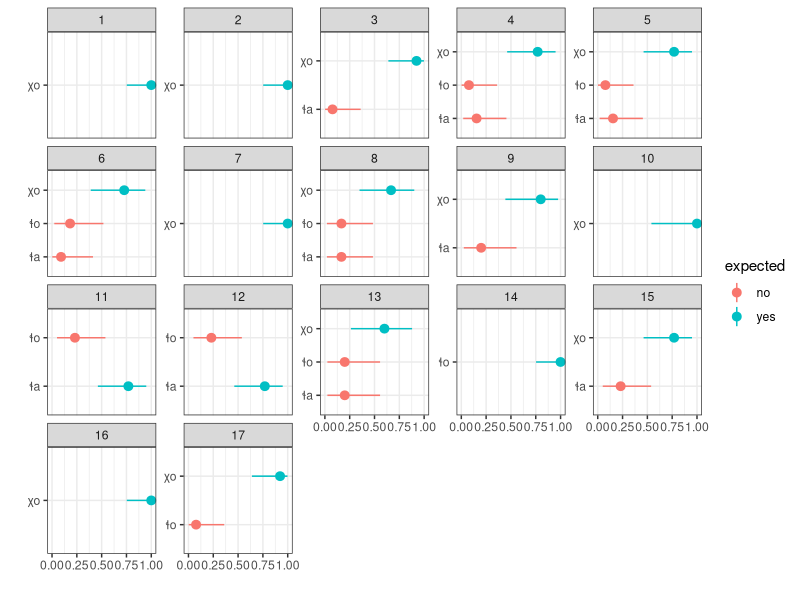
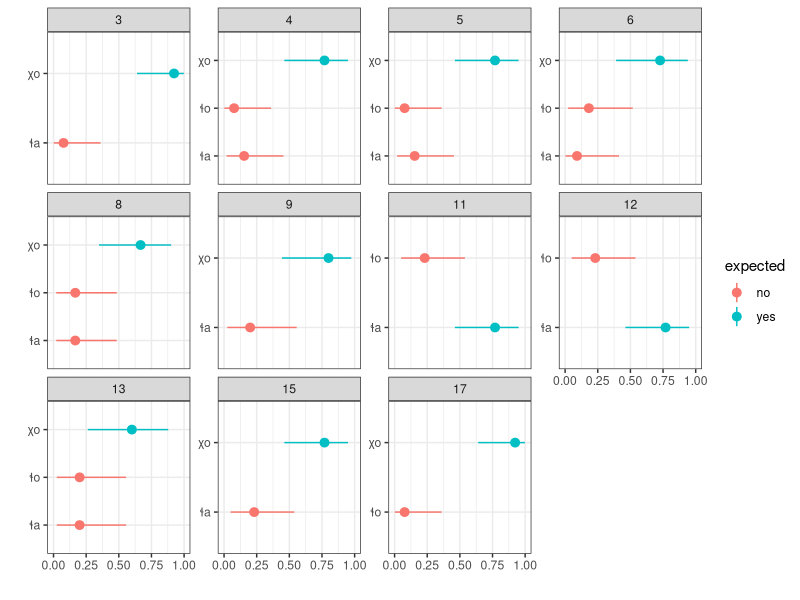

These figures' R source, in order:


# Packages and data -------------------------------------------------------

library(tidyverse)

setwd("~/Git/2019sle_ordinals/")

ord <- read_tsv("data/ord.csv")



# Regular counts ----------------------------------------------------------

table(ord$exp)

unexp <- ord %>%
  filter(exp == "unexp")

unique(unexp$stimulus_nr)
unique(unexp$sp_code)


# Confidence intervals ----------------------------------------------------


count <- ord %>%
  group_by(stimulus_nr, var) %>% 
  summarise(total = n())

# (omdat ik dit niet normaal automatisch kan doen)
write.csv(count, "count.csv")


# Load data for confidence intervals

ord_ci <- read_tsv("data/for_ci.csv")

ord_ci <- ord_ci[complete.cases(ord_ci$var),]

tibble(q_id = ord_ci$stimulus_nr,
       v_id = ord_ci$var_nr,
       v_value = ord_ci$var,
       expected = ord_ci$exp,
       n_observed = ord_ci$total,
       n_total = ord_ci$n) %>% 
  rowwise() %>% 
  mutate(mean_v = n_observed/n_total,
         ci_l = binom.test(n_observed, n_total)$conf.int[1],
         ci_u = binom.test(n_observed, n_total)$conf.int[2]) %>% 
  ggplot(aes(v_value, mean_v, color = expected, ymin = ci_l, ymax = ci_u))+
  geom_pointrange()+
  facet_wrap(~q_id, scales = "free_y")+
  coord_flip()+
  theme_bw()+
  labs(x = "", y = "")


# Only expected answer to questions 1, 2, 7, 10, 14, 16

# Most variation in 6, 8, 9, 13?

vari <- ord_ci %>%
  filter(stimulus_nr %in% c("3", "4", "5", "6", "8", "9", "11", "12", "13", "15", "17"))

tibble(q_id = vari$stimulus_nr,
       v_id = vari$var_nr,
       v_value = vari$var,
       expected = vari$exp,
       n_observed = vari$total,
       n_total = vari$n) %>% 
  rowwise() %>% 
  mutate(mean_v = n_observed/n_total,
         ci_l = binom.test(n_observed, n_total)$conf.int[1],
         ci_u = binom.test(n_observed, n_total)$conf.int[2]) %>%
  ggplot(aes(v_value, mean_v, color = expected, ymin = ci_l, ymax = ci_u))+
  geom_pointrange()+
  facet_wrap(~q_id, scales = "free_y")+
  coord_flip()+
  theme_bw()+
  labs(x = "", y = "")
  


